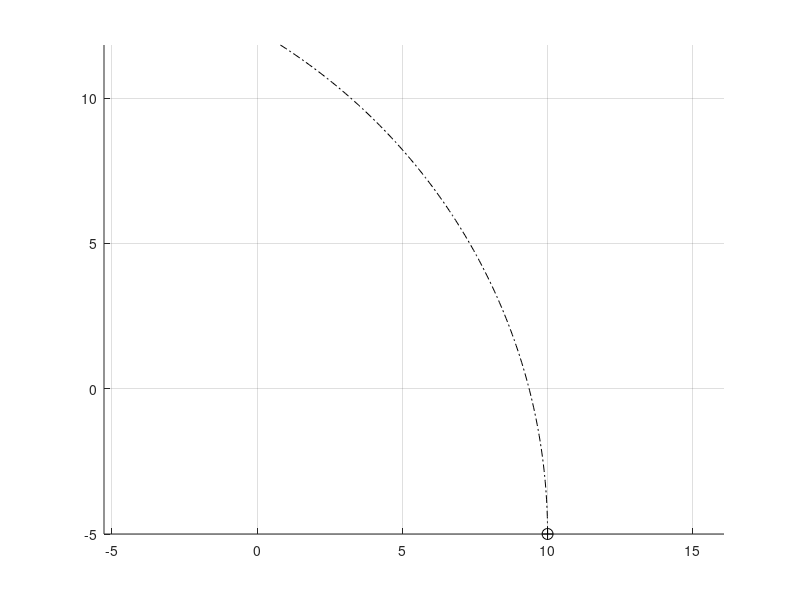

Reproduce this figure in MATLAB. (Note: this script raises an error after producing the figure.)
% Script to exercise the function fcn_Patch_CalcCircularTrajectoryGeometry

clearvars

% Vehicle trajectory information
vx = 20;        % longitudinal speed (m/s)
R = 20;         % path radius (m) with sign (+ left, - right)
p0 = [10,-5];     % initial position of vehicle (m,m)
h0 = pi/2;     % initial heading of vehicle (rad)
a0 = 5*pi/180; % vehicle body slip angle (rad)
tf = 1;         % time horizon to check (s)
% Create a vector of the trajectory information
x0 = [p0'; h0; a0; vx; R];
% Vehicle dimensional information
vehicle.dr = 2.2;       % CG-front bumper distance (m)
vehicle.df = 10;        % CG-rear bumper distance (m)
vehicle.w = 2.0;        % vehicle width (m)

% Set up a new figure (or clear the existing one)
figure(1)
clf
hold on
grid on
axis equal

% Plot the vehicle CG at the initial location
plot(p0(1),p0(2),'ko','markersize',8)
% Plot a plus sign over the circle to make something akin to a CG symbol
plot(p0(1),p0(2),'k+','markersize',8)

% Calculate center point of vehicle trajectory circle
pc(1) = p0(1) + R*cos(h0+pi/2);
pc(2) = p0(2) + R*sin(h0+pi/2);

% Generate a trajectory for the given time horizon
del_t = 0.01;
t = (0:del_t:tf)';
theta = vx*t/R + h0-pi/2;
N = length(t);
pv = zeros(N,2);
pv(:,1) = R*cos(theta) + pc(1);
pv(:,2) = R*sin(theta) + pc(2);
% Plot the trajectory
plot(pv(:,1),pv(:,2),'k-.')

% Calculate the various pertinent radii and corner points of the vehicle
[radii,vehicleBB,radiiFlags] = fcn_Patch_CalcCircularTrajectoryGeometry(x0,vehicle);

% Parse out which radii are which
Rinside = sign(R)*radii(1);
RoutsideFront = sign(R)*radii(2);
RoutsideRear = sign(R)*radii(3);
Rmin = sign(R)*radii(6);
Rmax = sign(R)*radii(7);

% Calculate the offset to the angular position based on the back end of the
% vehicle (in order to plot the extra portion of the clearance curves)
rear_offset = 1.1*sign(R)*atan2(-vehicle.dr,sign(R)*R+vehicle.w/2);
% Create an angular range over which to plot the various radii
theta_arcs = linspace(rear_offset,theta(end),100);
% Plot the various radii 
plot(Rinside*cos(theta_arcs) + pc(1),Rinside*sin(theta_arcs) + pc(2),'-','color',[0.7 0.7 0.7]);
plot(RoutsideFront*cos(theta_arcs) + pc(1),RoutsideFront*sin(theta_arcs) + pc(2),'-','color',[0.7 0.7 0.7]);
plot(RoutsideRear*cos(theta_arcs) + pc(1),RoutsideRear*sin(theta_arcs) + pc(2),'-','color',[0.7 0.7 0.7]);
plot(Rmin*cos(theta_arcs) + pc(1),Rmin*sin(theta_arcs) + pc(2),'r-');
plot(Rmax*cos(theta_arcs) + pc(1),Rmax*sin(theta_arcs) + pc(2),'b-');

% Finally, plot the vehicle body over the top of it all
plot(vehicleBB([1:4 1],1),vehicleBB([1:4 1],2),'k.-')
% If the inner tangent is the limiting inner radii, plot the tangent point
if 5 == radiiFlags(1)
    plot(vehicleBB(5,1),vehicleBB(5,2),'r*')
end